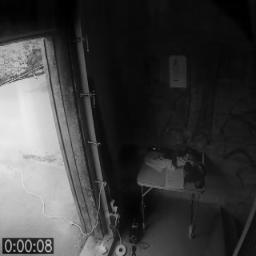
#> input picture fusion/fT.jpg, 256 x 256 px
$ python -i utils.py   (imports and definitions only)
#> lines starting #> are read from the running program, lines starting #| are printed output that depends on the picture; after the words box and inside, x2 and y2 are one past the last pixel; in counts of white or black regions, pixels touching at a corner belong together
#> further down, picture is the input picture: shape (256, 256); min 0, max 235, mean 61.8
import os, sys
from tqdm import tqdm
import matplotlib.pyplot as plt
from keras.preprocessing.image import ImageDataGenerator, array_to_img, img_to_array, load_img
import numpy as np
from skimage.transform import resize
import cv2

#To get rid of the comments of TF
# [1 line not run here, left out]

# [399 lines left out: functions Video_to_Frames, segmentation_infrared, dataload_seg, dataload, dataload_rgb, parseImages and 14 more, not called in this run]

def segmentation_ir(img):
    """
    img: path to IR image
    """
    blurred = cv2.GaussianBlur(img, (5, 5), 0)
    histogram = cv2.calcHist([blurred], [0], None, [256], [0, 256])
#> histogram = 256 values, max 3198 at index 11, min 0 at index 235, mean 256
    hist_normalize = histogram.ravel() / histogram.max()
#> hist_normalize = 256 values, max 1 at index 11, min 0 at index 235, mean 0.0801
    Q = hist_normalize.cumsum()
#> Q = 256 values from 0.105 to 20.49
    x_axis = np.arange(256)
    mini = np.inf
    epsilon = 10^(-8)
    for i in range(1, 256):
        p1, p2 = np.hsplit(hist_normalize, [i])
        q1, q2 = Q[i], Q[255] - Q[i]
        b1, b2 = np.hsplit(x_axis, [i])
        m1, m2 = np.sum(p1 * b1) / (q1+epsilon), np.sum(p2 * b2) / (q2+epsilon)
        v1, v2 = np.sum(((b1 - m1) ** 2) * p1) / (q1+epsilon), np.sum(((b2 - m2) ** 2) * p2) / (epsilon+q2)
        fn = v1 * q1 + v2 * q2
        if fn < mini:
            mini = fn
#> this loop made 255 passes
#> (p1, q1, q2, m1, m2, v1, v2, fn) on pass 1: ([0.105], 0.222, 20.27, 0, 202, 0, 78662.1, 1594567.4)
#> (q1, q2, m1, m2, v1, v2, mini) on passes 16, 58: (6.59, 13.91, -8.62, -12910.8, -309.9, -2.6e+10, -3.61e+11), (13.99, 6.5, -32251, -130, -1.6e+12, -70498, -2.24e+13)
#> after the loop, mini = -2.24e+13
    #ret, binarized = cv2.threshold(blurred, 0, 255, cv2.THRESH_OTSU)
    ret, binarized = cv2.threshold(blurred, 0, 255, cv2.THRESH_BINARY + cv2.THRESH_OTSU)
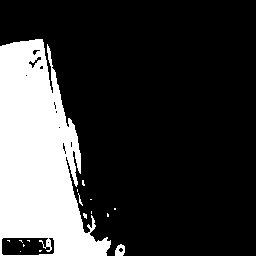
#> binarized: shape (256, 256); 22.7% white; 16 white regions (13 under 20 px), largest, box (x1, y1, x2, y2) and area: (0, 39, 111, 256) 14671, (115, 244, 125, 256) 86, (78, 193, 83, 206) 20
#> ret = 102
    # use the mask to select the "interesting" part of the image
    im_thresh = cv2.bitwise_and(img, binarized)
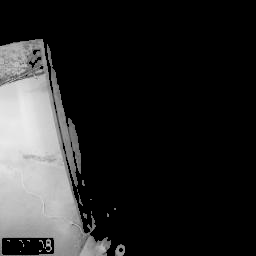
#> im_thresh: shape (256, 256); min 0, max 235, mean 40.4
    return binarized, im_thresh

>>> import cv2
>>> picture = cv2.imread('fusion/fT.jpg', cv2.IMREAD_GRAYSCALE)
>>> result = segmentation_ir(picture)
